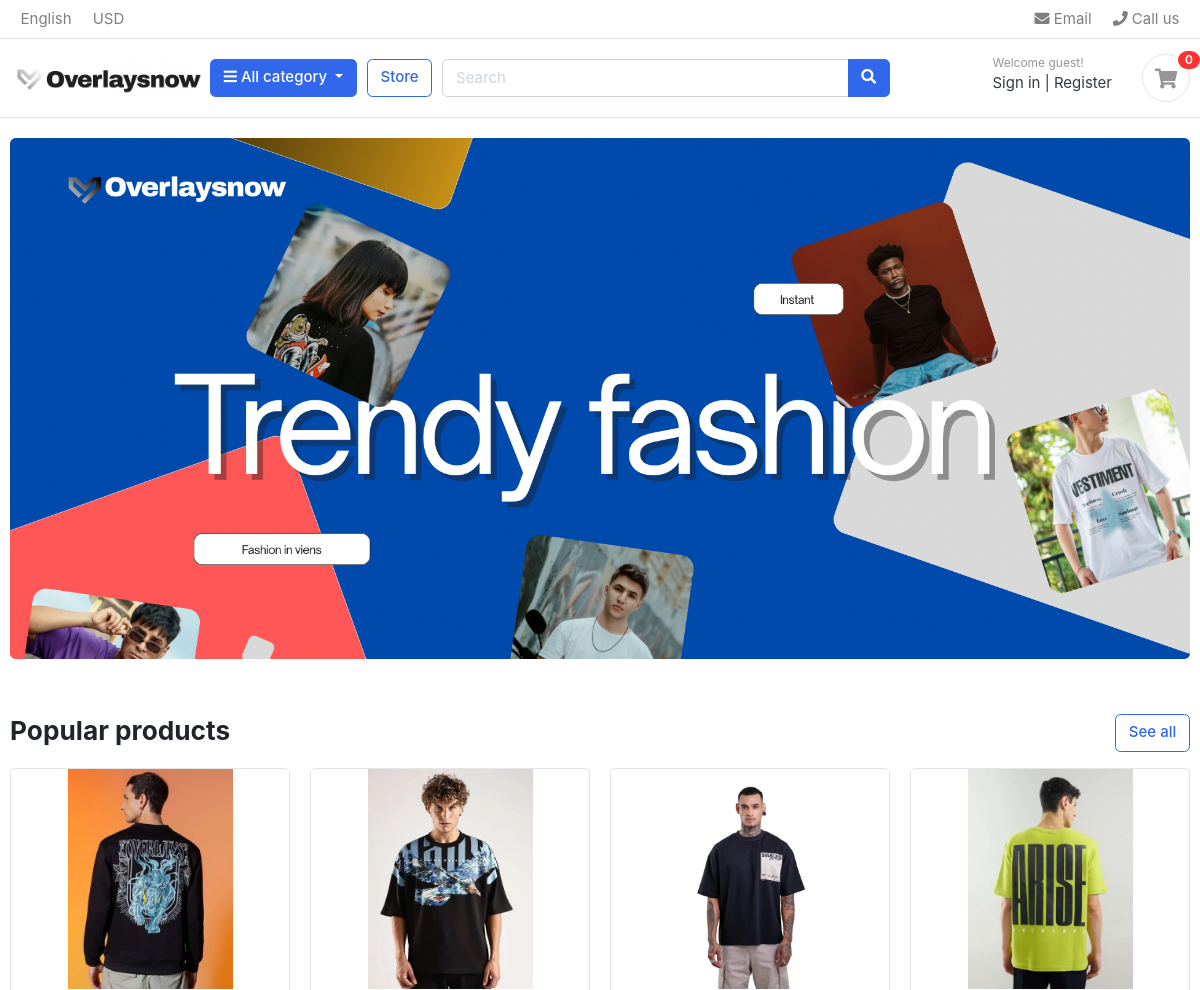
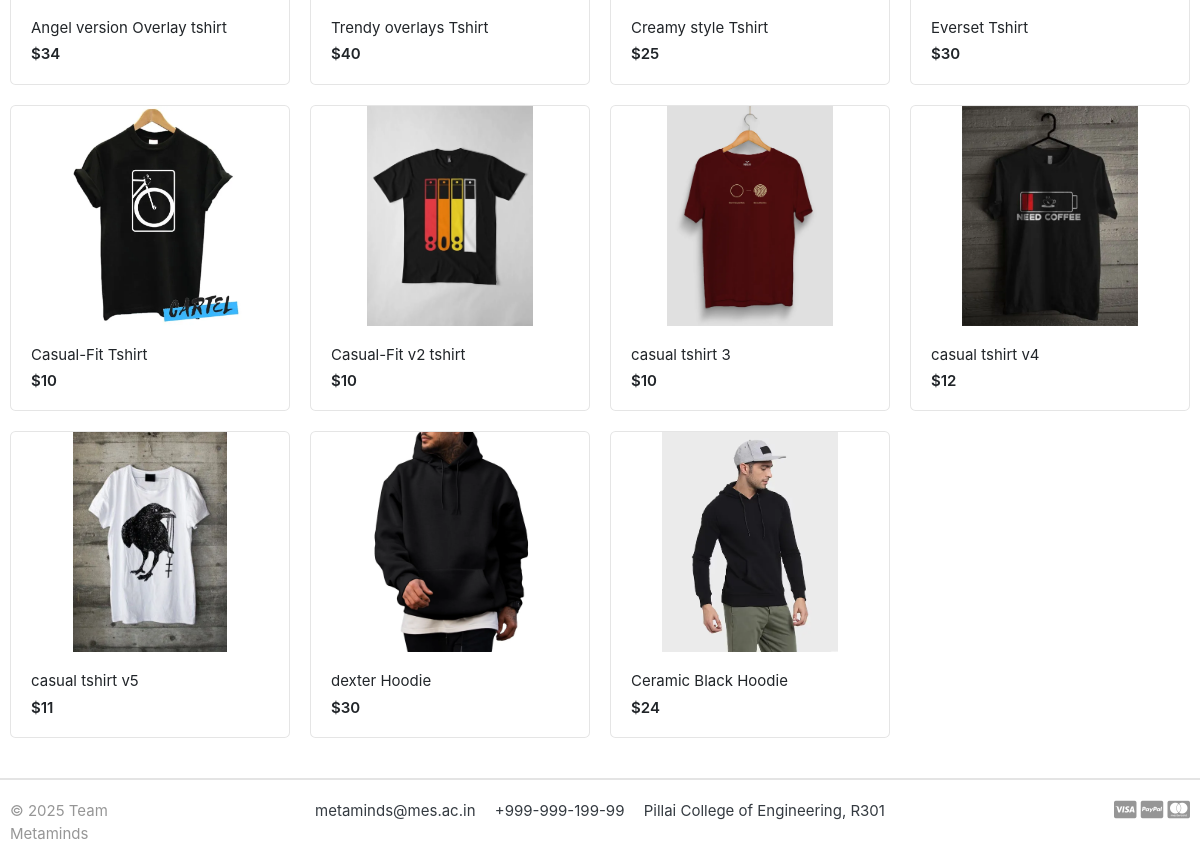
The page / on the database its author committed (2 pictures, top to bottom).
### store/models.py (models this page shows, shortened)
class Product(models.Model):
    product_name  = models.CharField(max_length=200, unique=True)
    slug          = models.SlugField(max_length=200, unique=True)
    description   = models.TextField(max_length=500, blank=True)
    price         = models.IntegerField()
    images        = models.ImageField(upload_to='photos/products')
    stock         = models.IntegerField()
    is_available  = models.BooleanField(default=True)
    category      = models.ForeignKey(Category, on_delete=models.CASCADE)
    created_date  = models.DateTimeField(auto_now_add=True)
    modified_date = models.DateTimeField(auto_now=True)
    def get_url(self):
        return reverse('product_detail', args=[self.category.slug, self.slug])

### Overlays/views.py (the view)
# urls.py: 2. Add a URL to urlpatterns:  path('', views.home, name='home')
def home(request):
    products = Product.objects.all().filter(is_available=True)
    context = {
        'products': products,
    }
    return render(request, 'home.html', context)

### category/context_processors.py (called while the page is built)
def menu_links(request):
    links = Category.objects.all()
    return dict(links=links)

### category/models.py (called while the page is built)
    def get_url(self):
        return reverse('products_by_category', args=[self.slug])

### templates/home.html
{% extends 'base.html' %}
{% load static %}
{% block content %}
<section class="section-intro padding-y-sm">
<div class="container">
<div class="intro-banner-wrap">
	<img src="{%static 'images/banners/newbanner.png' %}" class="img-fluid rounded">
</div>
</div>
</section>
<section class="section-name padding-y-sm">
<div class="container">
<header class="section-heading">
	<a href="{% url 'store' %}" class="btn btn-outline-primary float-right">See all</a>
	<h3 class="section-title">Popular products</h3>
</header>
<div class="row">
	{% for product in products %}
	<div class="col-md-3">
		<div class="card card-product-grid">
			<a href="{{ product.get_url }}" class="img-wrap"> <img src="{{ product.images.url }}"> </a>
			<figcaption class="info-wrap">
				<a href="{{ product.get_url }}" class="title">{{ product.product_name }}</a>
				<div class="price mt-1">${{ product.price }}</div>
			</figcaption>
		</div>
	</div>
	{% endfor %}
</div>
</div>
</section>
</body>
</html>
{% endblock %}

### templates/base.html (shortened to what this page needs)
{% load static %}
<!DOCTYPE HTML>
<html lang="en">
<head>
<link href="{% static 'css/bootstrap.css' %}" rel="stylesheet" type="text/css"/>
<link href="{% static 'fonts/fontawesome/css/all.min.css' %}" type="text/css" rel="stylesheet">
<link href="{% static 'css/ui.css' %}" rel="stylesheet" type="text/css"/>
<link href="{% static 'css/responsive.css' %}" rel="stylesheet" media="only screen and (max-width: 1200px)" />
</head>
<body>
   {% include 'includes/navbar.html' %}
    {% block content %}{% endblock %}
    {% include 'includes/footer.html' %}

### templates/includes/navbar.html (shortened to what this page needs)
{% load static %}
<header class="section-header">
<nav class="navbar p-md-0 navbar-expand-sm navbar-light border-bottom">
<div class="container">
  <div class="collapse navbar-collapse" id="navbarTop4">
    <ul class="navbar-nav mr-auto">
    	<li class="nav-item dropdown">
		 	<a href="#" class="nav-link">   English </a>
		</li>
		<li class="nav-item dropdown">
			<a href="#" class="nav-link"> USD </a>
		</li>
    </ul>
    <ul class="navbar-nav">
		<li><a href="#" class="nav-link"> <i class="fa fa-envelope"></i> Email </a></li>
		<li><a href="#" class="nav-link"> <i class="fa fa-phone"></i> Call us </a></li>
	</ul>
  </div>
</div>
</nav>
<section class="header-main border-bottom">
	<div class="container">
<div class="row align-items-center">
	<div class="col-lg-2 col-md-3 col-6">
		<a href="{% url 'home' %}" class="brand-wrap">
			<img class="logo" src="{%static './images/finallogo.png' %}">
		</a>
	</div>
	<div class="col-lg col-sm col-md col-6 flex-grow-0">
		<div class="category-wrap dropdown d-inline-block float-right">
			<button type="button" class="btn btn-primary dropdown-toggle" data-toggle="dropdown">
				<i class="fa fa-bars"></i> All category
			</button>
		</div>
	</div>
	<a href="{% url 'store' %}" class="btn btn-outline-primary">Store</a>
	<div class="col-lg  col-md-6 col-sm-12 col">
		<form action="#" class="search">
			<div class="input-group w-100">
			    <input type="text" class="form-control" style="width:60%;" placeholder="Search">
			    <div class="input-group-append">
			      <button class="btn btn-primary" type="submit">
			        <i class="fa fa-search"></i>
			      </button>
			    </div>
		    </div>
		</form>
	</div>
	<div class="col-lg-3 col-sm-6 col-8 order-2 order-lg-3">
				<div class="d-flex justify-content-end mb-3 mb-lg-0">
					<div class="widget-header">
						<small class="title text-muted">Welcome guest!</small>
						<div>
							<a href="./signin.html">Sign in</a> <span class="dark-transp"> | </span>
							<a href="./register.html"> Register</a>
						</div>
					</div>
					<a href="./cart.html" class="widget-header pl-3 ml-3">
						<div class="icon icon-sm rounded-circle border"><i class="fa fa-shopping-cart"></i></div>
						<span class="badge badge-pill badge-danger notify">0</span>
					</a>
				</div>
			</div>
</div>
	</div>
</section>
</header>

### templates/includes/footer.html
<footer class="section-footer border-top">
	<div class="container">
		<section class="footer-bottom border-top row">
			<div class="col-md-2">
				<p class="text-muted"> &copy 2025 Team Metaminds </p>
			</div>
			<div class="col-md-8 text-md-center">
				<span  class="px-2">metaminds@mes.ac.in</span>
				<span  class="px-2">+999-999-199-99</span>
				<span  class="px-2">Pillai College of Engineering, R301</span>
			</div>
			<div class="col-md-2 text-md-right text-muted">
				<i class="fab fa-lg fa-cc-visa"></i>
				<i class="fab fa-lg fa-cc-paypal"></i>
				<i class="fab fa-lg fa-cc-mastercard"></i>
			</div>
		</section>
	</div>
</footer>

### static/css/ui.css (style rules this page uses)
html { font-family: "Inter", sans-serif; font-size: 15px; }
.img-wrap { text-align: center; display: block; }
.img-wrap img { max-width: 100%; }
.icon-xs, .icon-sm, .icon-md, .icon-lg { display: inline-block; text-align: center; flex-shrink: 0; flex-grow: 0; }
.icon-sm { width: 48px; height: 48px; line-height: 48px !important; font-size: 20px; }
.padding-y-sm { padding-top: 20px; padding-bottom: 20px; }
.section-heading { margin-bottom: 20px; margin-top: 15px; }
.section-title { color: #212529; }
p:last-child { margin-bottom: 0; }
.header-main { position: relative; padding-top: 1rem; padding-bottom: 1rem; }
.brand-wrap .logo, .navbar-brand .logo { margin-right: 7px; max-height: 42px; display: inline-block; }
.widget-header { display: inline-block; vertical-align: middle; position: relative; }
.widget-header a { color: #343a40; }
.widget-header i { color: #969696; }
.widget-header .title { display: block; }
.widget-header .notify { position: absolute; top: -3px; right: -10px; }
.footer-bottom { padding-top: 20px; padding-bottom: 20px; }
[class*=card-product] a.title { color: #212529; display: block; }
[class*=card-product] .img-wrap { overflow: hidden; position: relative; }
[class*=card-product] .img-wrap img { height: 100%; max-width: 100%; width: auto; display: inline-block; -o-object-fit: cover; object-fit: cover; }
.card-product-grid { margin-bottom: 20px; }
.card-product-grid .img-wrap { border-radius: 0.2rem 0.2rem 0 0; height: 220px; }
.card-product-grid .info-wrap { overflow: hidden; padding: 18px 20px; }
.card .img-wrap { overflow: hidden; }
.notify { position: absolute; top: -4px; right: -10px; display: inline-block; padding: 0.25em 0.6em; font-size: 12px; line-height: 1; text-align: center; border-radius: 3rem; color: #fff; background-color: #fa3434; }
.price { font-weight: 600; color: #212529; }

### rows shown on the page
Product: images (picture), product_name "Angel version Overlay tshirt", price "34"
Product: images (picture), product_name "Trendy overlays Tshirt", price "40"
Product: images (picture), product_name "Creamy style Tshirt", price "25"
Product: images (picture), product_name "Everset Tshirt", price "30"
Product: images (picture), product_name "Casual-Fit Tshirt", price "10"
Product: images (picture), product_name "Casual-Fit v2 tshirt", price "10"
Product: images (picture), product_name "casual tshirt 3", price "10"
Product: images (picture), product_name "casual tshirt v4", price "12"
Product: images (picture), product_name "casual tshirt v5", price "11"
Product: images (picture), product_name "dexter Hoodie", price "30"
Product: images (picture), product_name "Ceramic Black Hoodie", price "24"
